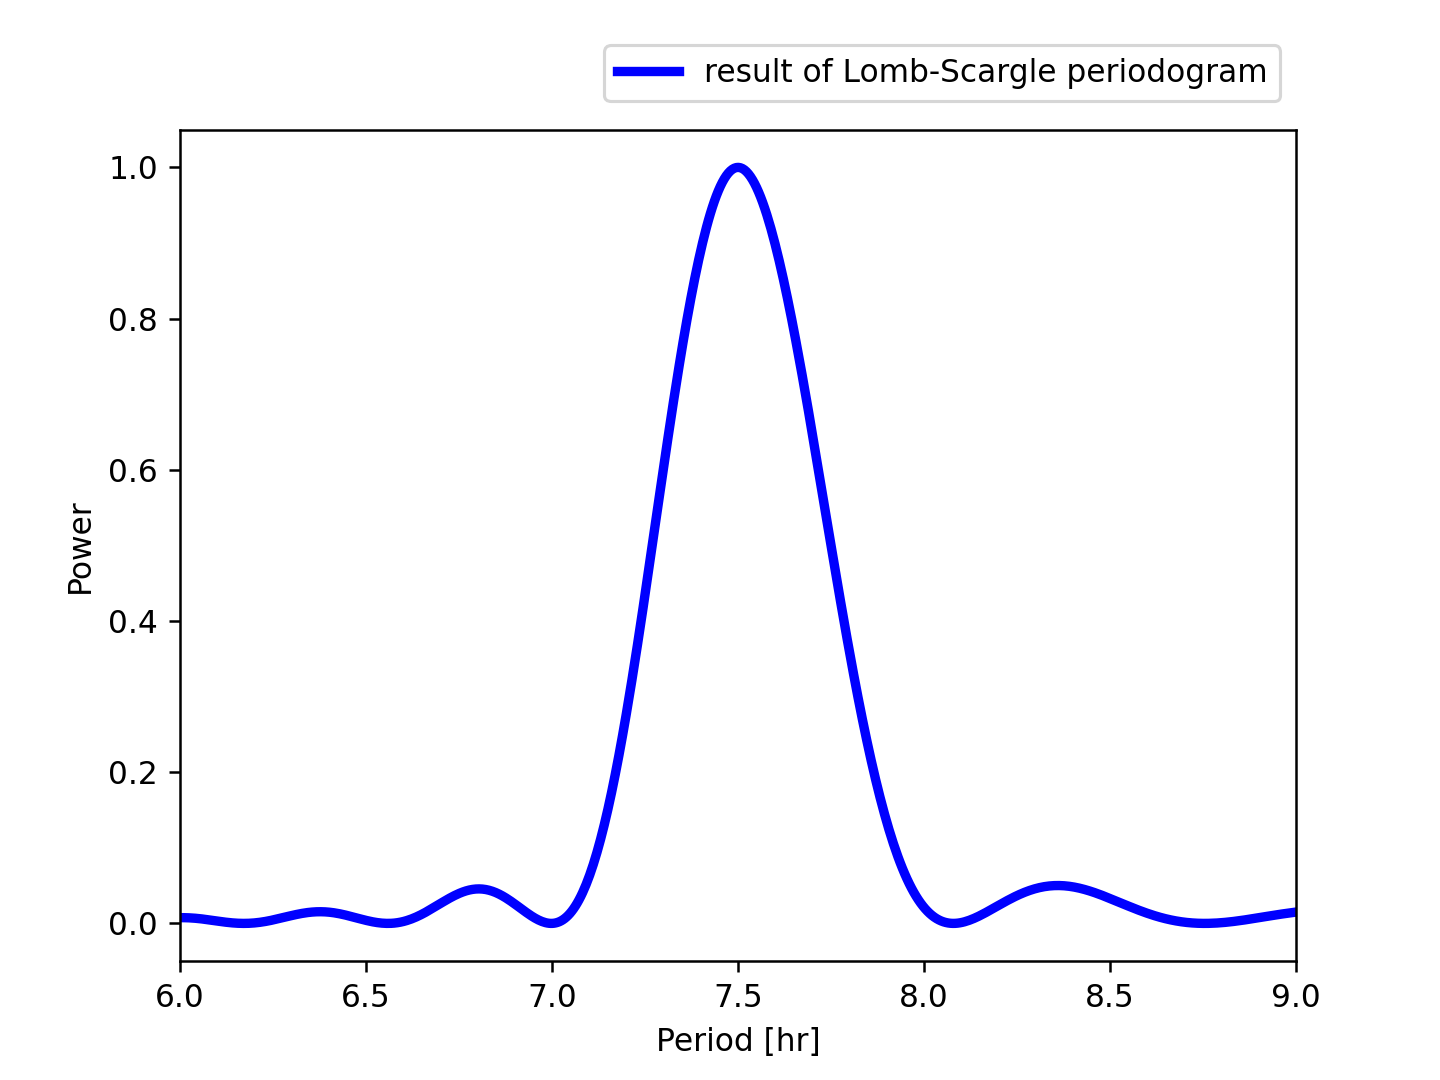

Here is the Python script that generated this plot:
#!/usr/pkg/bin/python3.9

#
# Time-stamp: <2022/12/04 01:13:28 (CST) daisuke>
#

# importing argparse module
import argparse

# importing numpy module
import numpy

# importing matplotlib module
import matplotlib.figure
import matplotlib.backends.backend_agg

#
# command-line argument analysis
#

# constructing parser object
parser = argparse.ArgumentParser (description='plotting power spectrum')

# adding arguments
parser.add_argument ('-i', type=str, default="in.data", \
                     help='input data file name')
parser.add_argument ('-o', type=str, default="out.pdf", \
                     help='output figure file name')
parser.add_argument ('-a', type=float, default=0.0, \
                     help='minimum period to be plotted in hour')
parser.add_argument ('-b', type=float, default=100.0, \
                     help='maximum period to be plotted in hour')

# parsing arguments
args = parser.parse_args ()

#
# input parameters
#

# data file name
file_data = args.i

# output file name
file_fig = args.o

# minimum period to be plotted
per_min_hr = args.a

# maximum period to be plotted
per_max_hr = args.b

#
# reading data from file
#

# empty numpy arrays for storing data
data_freq    = numpy.array ([])
data_per_day = numpy.array ([])
data_per_hr  = numpy.array ([])
data_per_min = numpy.array ([])
data_power   = numpy.array ([])

# opening file
with open (file_data, 'r') as fh:
    # reading file line-by-line
    for line in fh:
        # skipping line if the line starts with '#'
        if (line[0] == '#'):
            continue
        # removing line feed at the end of line
        line = line.strip ()
        # splitting data
        (freq_str, per_day_str, per_hr_str, per_min_str, power_str) \
            = line.split ()
        # conversion from string into float
        freq    = float (freq_str)
        per_day = float (per_day_str)
        per_hr  = float (per_hr_str)
        per_min = float (per_min_str)
        power   = float (power_str)
        # appending the data at the end of numpy arrays
        if ( (per_hr >= per_min_hr) and (per_hr <= per_max_hr) ):
            data_freq    = numpy.append (data_freq, freq)
            data_per_day = numpy.append (data_per_day, per_day)
            data_per_hr  = numpy.append (data_per_hr, per_hr)
            data_per_min = numpy.append (data_per_min, per_min)
            data_power   = numpy.append (data_power, power)

#
# making a plot
#
        
# making objects "fig", "canvas", and "ax"
fig    = matplotlib.figure.Figure ()
canvas = matplotlib.backends.backend_agg.FigureCanvasAgg (fig)
ax     = fig.add_subplot (111)

# labels
ax.set_xlabel ('Period [hr]')
ax.set_ylabel ('Power')

# axes
ax.set_xlim (per_min_hr, per_max_hr)

# plotting data
ax.plot (data_per_hr, data_power, \
         linestyle='-', linewidth=3, color='blue', \
         label='result of Lomb-Scargle periodogram')
ax.legend (bbox_to_anchor=(1.0, 1.12), loc='upper right')

# saving the plot into a file
fig.savefig (file_fig, dpi=225)
